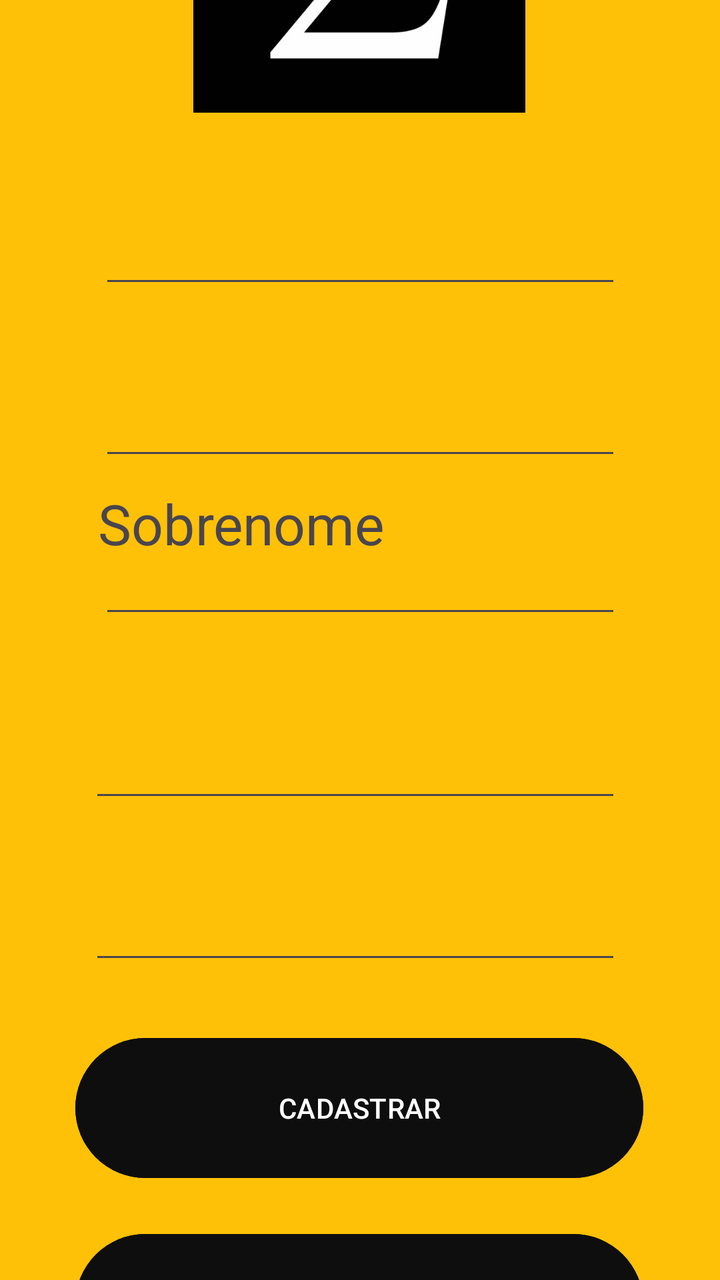
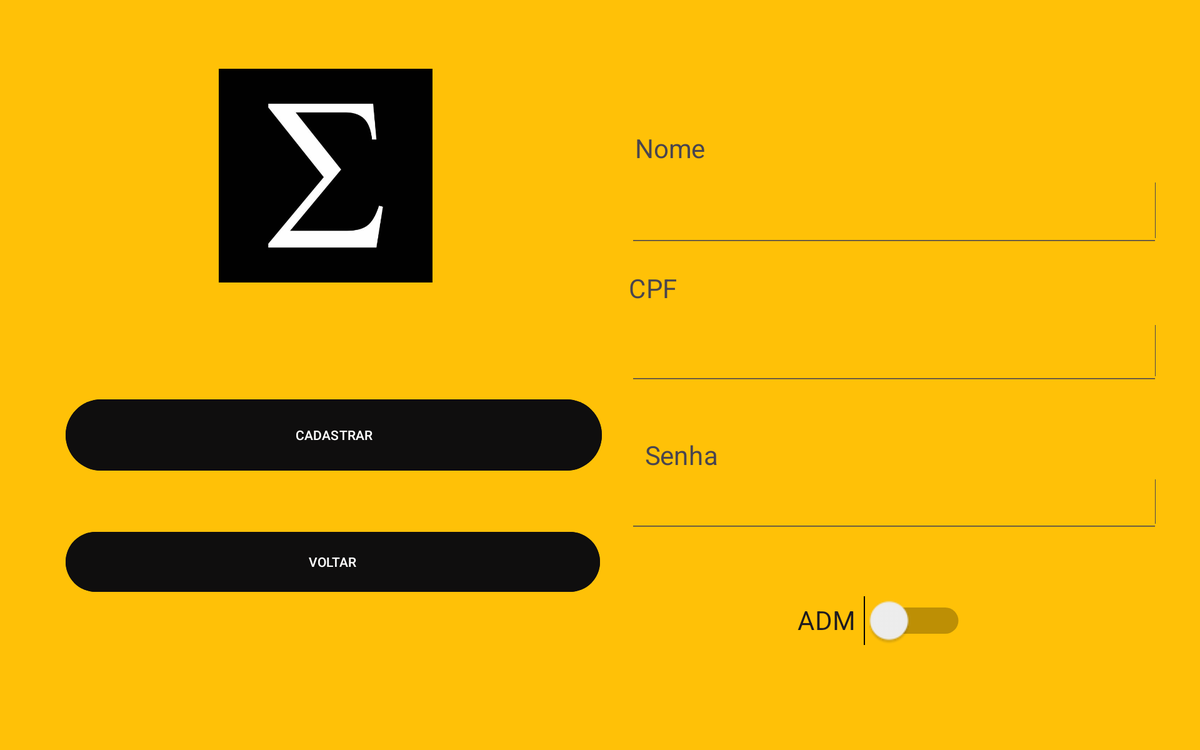

The same Android screen from two of the app's own layout files: first res/layout/ as a phone draws it, then the repository's variant for another configuration, drawn on a device whose configuration selects that folder. Both files follow.
<!-- AndroidManifest.xml: application theme Theme.SigmaStore -->
<!-- res/layout/activity_cadastro.xml -->
<?xml version="1.0" encoding="utf-8"?>
<androidx.constraintlayout.widget.ConstraintLayout xmlns:android="http://schemas.android.com/apk/res/android"
    xmlns:app="http://schemas.android.com/apk/res-auto"
    xmlns:tools="http://schemas.android.com/tools"
    android:id="@+id/main"
    android:layout_width="match_parent"
    android:layout_height="match_parent"
    android:background="#FFC107"
    tools:context=".Cadastro"
    tools:layout_editor_absoluteX="0dp"
    tools:layout_editor_absoluteY="10dp">

    <EditText
        android:id="@+id/gmail_cadastro"
        android:layout_width="261dp"
        android:layout_height="44dp"
        android:layout_marginStart="75dp"
        android:layout_marginEnd="75dp"
        android:ems="10"
        android:inputType="textEmailAddress"
        android:singleLine="true"
        app:layout_constraintBottom_toTopOf="@+id/textView5"
        app:layout_constraintEnd_toEndOf="parent"
        app:layout_constraintStart_toStartOf="parent"
        app:layout_constraintTop_toBottomOf="@+id/textView4" />

    <TextView
        android:id="@+id/textView4"
        android:layout_width="wrap_content"
        android:layout_height="wrap_content"
        android:layout_marginStart="92dp"
        android:layout_marginTop="30dp"
        android:layout_marginEnd="283dp"
        android:scaleX="2"
        android:scaleY="2"
        android:text="Gmail"
        app:layout_constraintBottom_toTopOf="@+id/gmail_cadastro"
        app:layout_constraintEnd_toEndOf="parent"
        app:layout_constraintStart_toStartOf="parent"
        app:layout_constraintTop_toBottomOf="@+id/imageView3" />

    <TextView
        android:id="@+id/textView5"
        android:layout_width="wrap_content"
        android:layout_height="wrap_content"
        android:layout_marginStart="92dp"
        android:layout_marginTop="24dp"
        android:layout_marginEnd="281dp"
        android:scaleX="2"
        android:scaleY="2"
        android:text="Nome"
        app:layout_constraintBottom_toTopOf="@+id/nome_cadastro"
        app:layout_constraintEnd_toEndOf="parent"
        app:layout_constraintStart_toStartOf="parent"
        app:layout_constraintTop_toBottomOf="@+id/gmail_cadastro" />

    <TextView
        android:id="@+id/textView6"
        android:layout_width="wrap_content"
        android:layout_height="wrap_content"
        android:layout_marginStart="110dp"
        android:layout_marginTop="17dp"
        android:layout_marginEnd="229dp"
        android:scaleX="2"
        android:scaleY="2"
        android:text="Sobrenome"
        app:layout_constraintBottom_toTopOf="@+id/sobrenome_cadastro"
        app:layout_constraintEnd_toEndOf="parent"
        app:layout_constraintStart_toStartOf="parent"
        app:layout_constraintTop_toBottomOf="@+id/nome_cadastro" />

    <TextView
        android:id="@+id/textView7"
        android:layout_width="wrap_content"
        android:layout_height="wrap_content"
        android:layout_marginStart="85dp"
        android:layout_marginTop="25dp"
        android:layout_marginEnd="301dp"
        android:scaleX="2"
        android:scaleY="2"
        android:text="CPF"
        app:layout_constraintBottom_toTopOf="@+id/cpf_cadastro"
        app:layout_constraintEnd_toEndOf="parent"
        app:layout_constraintStart_toStartOf="parent"
        app:layout_constraintTop_toBottomOf="@+id/sobrenome_cadastro" />

    <TextView
        android:id="@+id/textView8"
        android:layout_width="wrap_content"
        android:layout_height="wrap_content"
        android:layout_marginStart="92dp"
        android:layout_marginTop="15dp"
        android:layout_marginEnd="280dp"
        android:scaleX="2"
        android:scaleY="2"
        android:text="Senha"
        app:layout_constraintBottom_toTopOf="@+id/senha_cadastro"
        app:layout_constraintEnd_toEndOf="parent"
        app:layout_constraintStart_toStartOf="parent"
        app:layout_constraintTop_toBottomOf="@+id/cpf_cadastro" />

    <Button
        android:id="@+id/login2"
        android:layout_width="284dp"
        android:layout_height="78dp"
        android:layout_marginStart="63dp"
        android:layout_marginTop="28dp"
        android:layout_marginEnd="64dp"
        android:backgroundTint="#0F0E0E"
        android:text="CADASTRAR"
        app:layout_constraintBottom_toTopOf="@+id/voltar_cadastro"
        app:layout_constraintEnd_toEndOf="parent"
        app:layout_constraintStart_toStartOf="parent"
        app:layout_constraintTop_toBottomOf="@+id/senha_cadastro" />

    <Button
        android:id="@+id/voltar_cadastro"
        android:layout_width="284dp"
        android:layout_height="78dp"
        android:layout_marginStart="63dp"
        android:layout_marginTop="20dp"
        android:layout_marginEnd="64dp"
        android:layout_marginBottom="75dp"
        android:backgroundTint="#0F0E0E"
        android:text="VOLTAR"
        app:layout_constraintBottom_toBottomOf="parent"
        app:layout_constraintEnd_toEndOf="parent"
        app:layout_constraintStart_toStartOf="parent"
        app:layout_constraintTop_toBottomOf="@+id/login2" />

    <ImageView
        android:id="@+id/imageView3"
        android:layout_width="190dp"
        android:layout_height="166dp"
        android:layout_marginStart="110dp"
        android:layout_marginTop="16dp"
        android:layout_marginEnd="111dp"
        app:layout_constraintBottom_toTopOf="@+id/textView4"
        app:layout_constraintEnd_toEndOf="parent"
        app:layout_constraintStart_toStartOf="parent"
        app:layout_constraintTop_toTopOf="parent"
        app:srcCompat="@drawable/sigma_logo" />

    <EditText
        android:id="@+id/nome_cadastro"
        android:layout_width="261dp"
        android:layout_height="43dp"
        android:layout_marginStart="75dp"
        android:layout_marginEnd="75dp"
        android:ems="10"
        android:inputType="text"
        android:singleLine="true"
        app:layout_constraintBottom_toTopOf="@+id/textView6"
        app:layout_constraintEnd_toEndOf="parent"
        app:layout_constraintStart_toStartOf="parent"
        app:layout_constraintTop_toBottomOf="@+id/textView5" />

    <EditText
        android:id="@+id/sobrenome_cadastro"
        android:layout_width="261dp"
        android:layout_height="43dp"
        android:layout_marginStart="75dp"
        android:layout_marginEnd="75dp"
        android:ems="10"
        android:inputType="text"
        android:singleLine="true"
        app:layout_constraintBottom_toTopOf="@+id/textView7"
        app:layout_constraintEnd_toEndOf="parent"
        app:layout_constraintStart_toStartOf="parent"
        app:layout_constraintTop_toBottomOf="@+id/textView6" />

    <EditText
        android:id="@+id/senha_cadastro"
        android:layout_width="266dp"
        android:layout_height="47dp"
        android:layout_marginStart="70dp"
        android:layout_marginEnd="75dp"
        android:ems="10"
        android:inputType="textPassword"
        android:singleLine="true"
        app:layout_constraintBottom_toTopOf="@+id/login2"
        app:layout_constraintEnd_toEndOf="parent"
        app:layout_constraintStart_toStartOf="parent"
        app:layout_constraintTop_toBottomOf="@+id/textView8" />

    <EditText
        android:id="@+id/cpf_cadastro"
        android:layout_width="266dp"
        android:layout_height="47dp"
        android:layout_marginStart="70dp"
        android:layout_marginTop="1dp"
        android:layout_marginEnd="75dp"
        android:ems="10"
        android:inputType="textPassword"
        android:singleLine="true"
        app:layout_constraintBottom_toTopOf="@+id/textView8"
        app:layout_constraintEnd_toEndOf="parent"
        app:layout_constraintStart_toStartOf="parent"
        app:layout_constraintTop_toBottomOf="@+id/textView7" />

</androidx.constraintlayout.widget.ConstraintLayout>
<!-- resources referenced by this layout -->
<resources>
  <!-- drawable sigma_logo: jpg bitmap (drawable, 10045 bytes) -->
  <style name="Theme.SigmaStore" parent="Base.Theme.SigmaStore" />
  <style name="Base.Theme.SigmaStore" parent="Theme.Material3.DayNight.NoActionBar">
          
          
      </style>
</resources>
<!-- res/layout-sw800dp/activity_cadastro.xml (the repository's variant of the layout above) -->
<!-- drawn on a large tablet held sideways -->
<?xml version="1.0" encoding="utf-8"?>
<androidx.constraintlayout.widget.ConstraintLayout xmlns:android="http://schemas.android.com/apk/res/android"
    xmlns:app="http://schemas.android.com/apk/res-auto"
    xmlns:tools="http://schemas.android.com/tools"
    android:id="@+id/main"
    android:layout_width="match_parent"
    android:layout_height="match_parent"
    android:background="#FFC107"
    tools:context=".Cadastro"
    tools:layout_editor_absoluteX="0dp"
    tools:layout_editor_absoluteY="10dp">

    <TextView
        android:id="@+id/textView8"
        android:layout_width="159dp"
        android:layout_height="22dp"
        android:layout_marginStart="127dp"
        android:layout_marginTop="64dp"
        android:layout_marginEnd="354dp"
        android:layout_marginBottom="1dp"
        android:scaleX="2"
        android:scaleY="2"
        android:text="Senha"
        app:layout_constraintBottom_toTopOf="@+id/senha_cadastro"
        app:layout_constraintEnd_toEndOf="parent"
        app:layout_constraintStart_toEndOf="@+id/voltar_cadastro"
        app:layout_constraintTop_toBottomOf="@+id/cpf_cadastro" />

    <Button
        android:id="@+id/cadastrar"
        android:layout_width="572dp"
        android:layout_height="84dp"
        android:layout_marginStart="70dp"
        android:layout_marginTop="64dp"
        android:backgroundTint="#0F0E0E"
        android:text="CADASTRAR"
        app:layout_constraintBottom_toTopOf="@+id/voltar_cadastro"
        app:layout_constraintEnd_toStartOf="@+id/cpf_cadastro"
        app:layout_constraintStart_toStartOf="parent"
        app:layout_constraintTop_toBottomOf="@+id/imageView3" />

    <Button
        android:id="@+id/voltar_cadastro"
        android:layout_width="570dp"
        android:layout_height="72dp"
        android:layout_marginStart="70dp"
        android:layout_marginEnd="31dp"
        android:layout_marginBottom="108dp"
        android:backgroundTint="#0F0E0E"
        android:text="VOLTAR"
        app:layout_constraintBottom_toBottomOf="parent"
        app:layout_constraintEnd_toStartOf="@+id/senha_cadastro"
        app:layout_constraintHorizontal_bias="0.0"
        app:layout_constraintStart_toStartOf="parent"
        app:layout_constraintTop_toBottomOf="@+id/cadastrar" />

    <ImageView
        android:id="@+id/imageView3"
        android:layout_width="300dp"
        android:layout_height="228dp"
        android:layout_marginStart="110dp"
        android:layout_marginTop="16dp"
        android:layout_marginEnd="111dp"
        app:layout_constraintBottom_toTopOf="@+id/cadastrar"
        app:layout_constraintEnd_toEndOf="parent"
        app:layout_constraintHorizontal_bias="0.115"
        app:layout_constraintStart_toStartOf="parent"
        app:layout_constraintTop_toTopOf="parent"
        app:srcCompat="@drawable/sigma_logo" />

    <EditText
        android:id="@+id/nome_cadastro"
        android:layout_width="565dp"
        android:layout_height="80dp"
        android:layout_marginStart="174dp"
        android:layout_marginTop="3dp"
        android:layout_marginEnd="44dp"
        android:ems="10"
        android:inputType="text"
        android:singleLine="true"
        app:layout_constraintBottom_toTopOf="@+id/textView7"
        app:layout_constraintEnd_toEndOf="parent"
        app:layout_constraintStart_toEndOf="@+id/imageView3"
        app:layout_constraintTop_toBottomOf="@+id/textView5" />

    <TextView
        android:id="@+id/textView5"
        android:layout_width="364dp"
        android:layout_height="28dp"
        android:layout_marginStart="362dp"
        android:layout_marginTop="157dp"
        android:layout_marginEnd="57dp"
        android:layout_marginBottom="1dp"
        android:scaleX="2"
        android:scaleY="2"
        android:text="Nome"
        app:layout_constraintBottom_toTopOf="@+id/nome_cadastro"
        app:layout_constraintEnd_toEndOf="parent"
        app:layout_constraintStart_toEndOf="@+id/imageView3"
        app:layout_constraintTop_toTopOf="parent" />

    <EditText
        android:id="@+id/senha_cadastro"
        android:layout_width="565dp"
        android:layout_height="68dp"
        android:layout_marginStart="671dp"
        android:layout_marginTop="2dp"
        android:layout_marginEnd="44dp"
        android:ems="10"
        android:inputType="textPassword"
        android:singleLine="true"
        app:layout_constraintBottom_toTopOf="@+id/adm_switch"
        app:layout_constraintEnd_toEndOf="parent"
        app:layout_constraintStart_toStartOf="parent"
        app:layout_constraintTop_toBottomOf="@+id/textView8" />

    <EditText
        android:id="@+id/cpf_cadastro"
        android:layout_width="565dp"
        android:layout_height="75dp"
        android:layout_marginStart="29dp"
        android:layout_marginTop="3dp"
        android:layout_marginEnd="44dp"
        android:ems="10"
        android:inputType="textPassword"
        android:singleLine="true"
        app:layout_constraintBottom_toTopOf="@+id/textView8"
        app:layout_constraintEnd_toEndOf="parent"
        app:layout_constraintStart_toEndOf="@+id/cadastrar"
        app:layout_constraintTop_toBottomOf="@+id/textView7" />

    <TextView
        android:id="@+id/textView7"
        android:layout_width="192dp"
        android:layout_height="30dp"
        android:layout_marginStart="125dp"
        android:layout_marginTop="37dp"
        android:layout_marginEnd="321dp"
        android:layout_marginBottom="1dp"
        android:scaleX="2"
        android:scaleY="2"
        android:text="CPF"
        app:layout_constraintBottom_toTopOf="@+id/cpf_cadastro"
        app:layout_constraintEnd_toEndOf="parent"
        app:layout_constraintStart_toEndOf="@+id/cadastrar"
        app:layout_constraintTop_toBottomOf="@+id/nome_cadastro" />

    <Switch
        android:id="@+id/adm_switch"
        android:layout_width="90dp"
        android:layout_height="61dp"
        android:layout_marginStart="895dp"
        android:layout_marginTop="61dp"
        android:layout_marginEnd="295dp"
        android:layout_marginBottom="113dp"
        android:scaleX="2"
        android:scaleY="2"
        android:text="ADM"
        app:layout_constraintBottom_toBottomOf="parent"
        app:layout_constraintEnd_toEndOf="parent"
        app:layout_constraintStart_toStartOf="parent"
        app:layout_constraintTop_toBottomOf="@+id/senha_cadastro" />

</androidx.constraintlayout.widget.ConstraintLayout>
